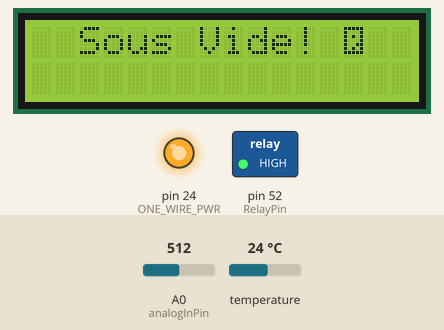
A sketch run on a simulated Arduino Mega 2560, built with avr-gcc and run on an emulated ATmega2560. Parts: 16×2 character LCD, switched loads named in the sketch (green lamp = pin HIGH), output pins drawn as LEDs (lit = HIGH). The inputs (shaded band) are chosen by the test bench; at power-on: temperature 24 °C, A0 (analogInPin) = 512. EEPROM starts erased.

Above: at 1.2 s.
1.3 s: temperature set to 12 °C
At 4.1 s:
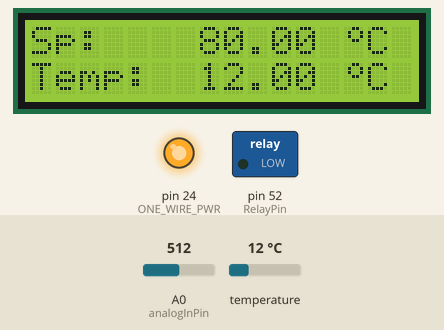
4.3 s: temperature set to 10.6 °C
At 5.6 s:
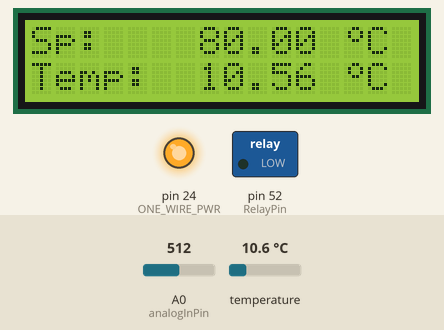
5.9 s: temperature set to 9.2 °C
At 7.1 s:
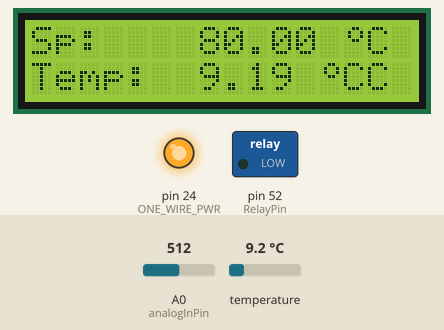
7.4 s: A0 (analogInPin) set to 340
At 8.4 s:
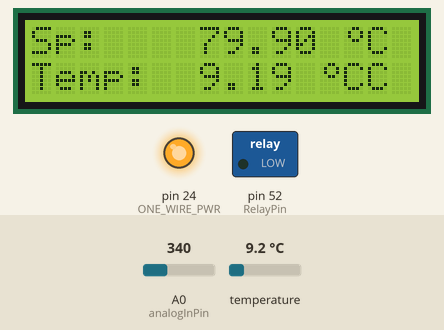
10.0 s: A0 (analogInPin) set to 140
At 11.9 s:
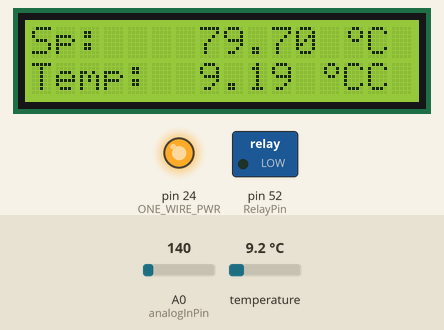
Timing chart, 0 to 13.4 s (numbered marks = the images above; inputs shaded):
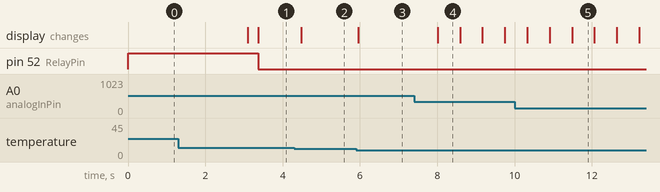

The sketch:

sous_vide_sin_pid.ino
```cpp
// LCD Library
#include <LiquidCrystal.h>

// Libraries for the DS18B20 Temperature Sensor
#include <OneWire.h>
#include <DallasTemperature.h>

// So we can save and retrieve settings
#include <EEPROM.h>

// EEPROM addresses for persisted data
const int SpAddress = 0;

// Display Variables and constants
LiquidCrystal lcd(8, 9, 4, 5, 6, 7);
const int analogInPin = A0;
int sensorValue = 0;

double Setpoint;
double Input;
float increment = 0.1;

// define the degree symbol
byte degree[8] = {
  B00110,
  B01001,
  B01001,
  B00110,
  B00000,
  B00000,
  B00000,
  B00000
};

// Define the registered symbol (R)
byte registeredChar[8] = {
 B11111,
 B10001,
 B10101,
 B10001,
 B10011,
 B10101,
 B11111,
 B00000
};


// ************************************************
// Pin definitions
// ************************************************

// Output Relay
#define RelayPin 52

// One-Wire Temperature Sensor
// (Use GPIO pins for power/ground to simplify the wiring)
#define ONE_WIRE_BUS 22
#define ONE_WIRE_PWR 24
#define ONE_WIRE_GND 26


// window temperature
double window = 0.3;

unsigned long lastInput = 0;
unsigned long lastDriveOutput = millis();

const int logInterval = 1000; // log every 10 seconds
long lastLogTime = 0;

// ************************************************
// States for state machine
// ************************************************
enum operatingState { OFF = 0, SETP, RUN, TUNE_P, TUNE_I, TUNE_D, AUTO };
enum buttonState { BUTTON_UP, BUTTON_DOWN, BUTTON_LEFT, BUTTON_RIGHT, BUTTON_SHIFT, BUTTON_NONE };
buttonState buttonState = BUTTON_NONE;
operatingState opState = OFF;

// ************************************************
// Sensor Variables and constants
// ************************************************

// Setup a oneWire instance to communicate with any OneWire devices (not just Maxim/Dallas temperature ICs)
OneWire oneWire(ONE_WIRE_BUS);

// Pass our oneWire reference to Dallas Temperature.
DallasTemperature sensors(&oneWire);

// arrays to hold device address
DeviceAddress tempSensor;

// ************************************************
// Setup and diSplay initial screen
// ************************************************
void setup() {
  Serial.begin(9600);

  // Initialize Relay Control:

  pinMode(RelayPin, OUTPUT);    // Output mode to drive relay
  digitalWrite(RelayPin, HIGH);  // make sure it is off to start

  // Set up Ground & Power for the sensor from GPIO pins

  pinMode(ONE_WIRE_GND, OUTPUT);
  digitalWrite(ONE_WIRE_GND, LOW);

  pinMode(ONE_WIRE_PWR, OUTPUT);
  digitalWrite(ONE_WIRE_PWR, HIGH);

  // Initialize LCD DiSplay

  lcd.begin(16, 2);
  lcd.createChar(1, degree); // create degree symbol from the binary
  lcd.createChar(2, registeredChar); // create registered symbol from the binary

  // Start up the DS18B20 One Wire Temperature Sensor

  sensors.begin();
  if(!sensors.getAddress(tempSensor, 0)) {
    //lcd.setCursor(0, 1);
    //lcd.print(F("Sensor Error"));
  }
  sensors.setResolution(tempSensor, 12);
  sensors.setWaitForConversion(false);

  // delay(3000);  // Splash screen

  // Initialize the PID and related variables
  LoadParameters();

}


// ************************************************
// Main Control Loop
//
// All state changes pass through here
// ************************************************
void loop() {
  lcd.clear();
  switch (opState) {
  case OFF:
    Off();
    break;
  case RUN:
    Run();
    break;
  }
}

// ************************************************
// Initial State - press RIGHT to enter setpoint
// ************************************************
void Off() {
  // Make sure it is off
  digitalWrite(RelayPin, HIGH);

  // Start an asynchronous temperature reading
  sensors.requestTemperatures();

  // Prepare for the transition
  lcd.setCursor(2, 0);
  lcd.print(F("Sous Vide! "));
  lcd.write(2);
  delay(3000);

  opState = RUN;
}

// ************************************************
//
//
//*************************************************
void readButtons() {
  sensorValue = analogRead(analogInPin);
  if(sensorValue < 1000 ||  sensorValue > 1100) {
    delay(250);
    setPressedButton(sensorValue);
    lastInput = millis();
  }
}

void setPressedButton(int sensor) {
  if(sensor > 400 && sensor < 500) {
    buttonState = BUTTON_LEFT;
    return;
  }

  if(sensor > 600 && sensor < 750) {
    // SELECT BUTTON
    buttonState = BUTTON_SHIFT;
    return;
  }

  if(sensor > 300 && sensor < 350) {
    buttonState = BUTTON_DOWN;
    return;
  }

  if(sensor > 100 && sensor < 150) {
    buttonState = BUTTON_UP;
    return;
  }

  if(sensor < 10) {
    buttonState = BUTTON_RIGHT;
    return;
  }
}

void Run() {
   while(true) {
    readButtons();

    if(buttonState == BUTTON_UP) {
      Setpoint += increment;
      buttonState = BUTTON_NONE;
      delay(200);
     SaveParameters();

    } else if(buttonState == BUTTON_DOWN) {
      Setpoint -= increment;
      buttonState = BUTTON_NONE;
      delay(200);
      SaveParameters();
    } else if(buttonState == BUTTON_SHIFT) {
      if(increment == 0.1) {
        increment = 1.0;
      } else if (increment == 1.0) {
        increment = 10.0;
      } else if (increment == 10.0) {
        increment = 0.1;
      }
      buttonState = BUTTON_NONE;
    }
    lcd.setCursor(0,0);
    lcd.print(F("Sp:    "));
    lcd.print(Setpoint);
    lcd.print(F(" "));
    lcd.write(1);
    lcd.print(F("C"));

    DoControl();

    lcd.setCursor(0,1);
    lcd.print(F("Temp:  "));
    lcd.print(Input);
    lcd.print(F(" "));
    lcd.write(1);
    lcd.print(F("C"));

    DriveOutput();

    delay(100);
  }
}

void DoControl() {
    Input = sensors.getTempC(tempSensor);
    sensors.requestTemperatures();
}

void DriveOutput() {
  if((Input < (Setpoint + 0.1) && (millis() - lastDriveOutput < 3000))
    || (Input < Setpoint - 1)) {
    digitalWrite(RelayPin, LOW);
  } else if(digitalRead(RelayPin) == LOW) {
    digitalWrite(RelayPin, HIGH);
    delay(3000);
    lastDriveOutput = millis();
  } else {
    lastDriveOutput = millis();
  }
}

// ************************************************
// Save any parameter changes to EEPROM
// ************************************************
void SaveParameters() {
  if(Setpoint != EEPROM_readDouble(SpAddress)) {
    EEPROM_writeDouble(SpAddress, Setpoint);
  }
}

// ************************************************
// Load parameters from EEPROM
// ************************************************
void LoadParameters() {
  // Load from EEPROM
  Setpoint = EEPROM_readDouble(SpAddress);

  // Use defaults if EEPROM values are invalid
  if(isnan(Setpoint)) {
    Setpoint = 80;
  }
}

// ************************************************
// Write floating point values to EEPROM
// ************************************************
void EEPROM_writeDouble(int address, double value) {
  byte* p = (byte*)(void*)&value;
  for (int i = 0; i < sizeof(value); i++) {
    EEPROM.write(address++, *p++);
  }
}

// ************************************************
// Read floating point values from EEPROM
// ************************************************
double EEPROM_readDouble(int address) {
  double value = 0.0;
  byte* p = (byte*)(void*)&value;
  for (int i = 0; i < sizeof(value); i++) {
    *p++ = EEPROM.read(address++);
  }
  return value;
}
```

Measured:
- the behaviour switches between 10 and 9.9 °C on temperature (found by bisection; images 2 and 3)
- after the input at 4.3 s, the display: changes after 0.18 s (image 2)
- after the input at 5.9 s, the display: changes after 0.06 s (image 3)
- after the input at 7.4 s, the display: changes after 0.61 s (image 4)
- what the display in image 5 shows lasts 0.6 s, from 11.5 s to 12.1 s
